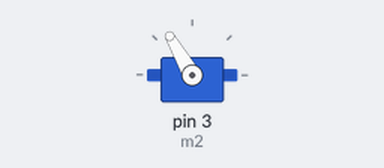
Simulated run of this sketch. Board: Arduino Uno, built with avr-gcc and run on an emulated ATmega328P. Parts: servo.

Above: at 0.1 s.
At 2.1 s:
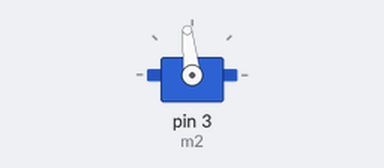
At 9.1 s:
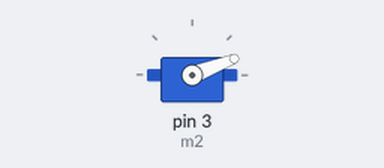
At 18.1 s:
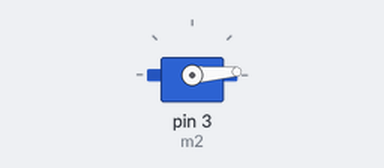
Timing chart, 0 to 19.6 s (numbered marks = the images above):
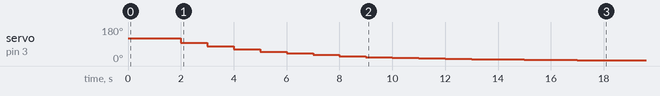

Measured:
- by itself, servo on pin 3 (m2): moves from 120° to 4° over 16.0 s

The sketch:

Consensus_Servo_Slave1.ino
```cpp
#include <Wire.h>
#include <Servo.h>

#define SLAVE_ADDRESS 2  // Slave address for Board 2

Servo m2;

int angle1;
int angle2 = 120;
int angle2_next;

void setup(){
  m2.attach(3);
  m2.write(angle2);
  Wire.begin(SLAVE_ADDRESS); // Join I2C bus as slave
  Wire.onReceive(receiveEvent); // Register receive event
  Wire.onRequest(requestEvent); // Register request event
  delay(2000);
}


void loop(){
  angle2 = m2.read();
  angle2_next = ceil(0.2*angle1)+ceil(0.8*angle2);
  m2.write(angle2_next);
  delay(1000);
}

void receiveEvent(int howMany) {
  int receivedValue;
  Wire.readBytes((char *)&receivedValue, sizeof(receivedValue)); // Read the value sent by master
  angle1 = receivedValue; // Store the received value
}

void requestEvent() {
  Wire.write((byte *)&angle2, sizeof(angle2)); // Send the current value back to the master
}
```
